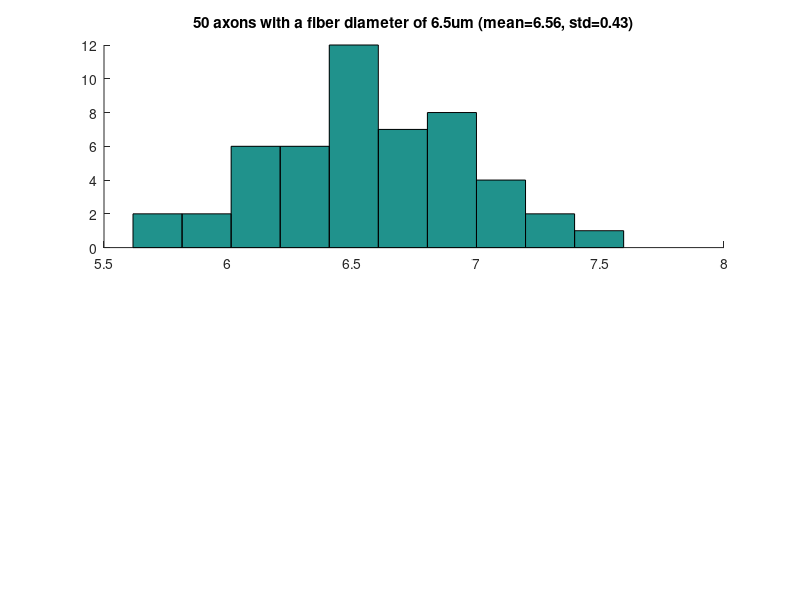

Here is the MATLAB script that generated this plot: (Note: this script raises an error after producing the figure.)
% BME 515 HW 3 Part 3 - Compound Nerve Action Potential (CNAP)
% Version 2 - Speed Optimization
% 30-Oct-2014 (blh19)

clear; clc; format short g; tic
addpath Data

%% define parameters for a bundle of virtual axons
% D = [6.5 0.80];
% stdev = [0.47 0.09];
D = [6.5 19.8];
stdev = [0.47 std([18.7 19.3 20.1 18.4 16.2 20.6 21.0 20.8 22.5 20.6])];
s = rng(0); % random seed generator
noaxons = 50;
fiberDlist = 2:2:20;
nodelength = 1; % (um)

% distribution of fiber diameters
dist = bsxfun(@times,stdev,randn(noaxons,1));
dist = bsxfun(@plus,dist,D);

%% create histogram
figure; clf; hold on
subplot(2,1,1); hold on
hist(dist(:,1))
title(sprintf('%g axons with a fiber diameter of %gum (mean=%.2f, std=%.2f)',...
    noaxons,D(1),mean(dist(:,1)),std(dist(:,1))))
setfont(18)

subplot(2,1,2); hold on
title(sprintf('%g axons with a fiber diameter of %gum (mean=%.2f, std=%.2f)',...
    noaxons,D(2),mean(dist(:,2)),std(dist(:,2))))
hist(dist(:,2))
setfont(18)

% print -dpng bme515_hw3_partA
close;

%% peak positive current trendline
% calculate trendline
for k = 1:length(fiberDlist)
    D = fiberDlist(k);
    fid = sprintf('part1_%gum.txt',D);
    Im(:,k) = fileload(fid) * (nodelength*pi*D) * 1e-8; % (mA/cm^2) * (um)^2 -> (mA)
end
PIm = polyfit(fiberDlist,max(Im),1);

%% conduction velocity trendline
data = fileload('part2.txt');
data = reshape(data,2,numel(data)/2)';
Pcv = polyfit(data(:,1),data(:,2),1);

%% create bundle of virtual axons
nonodes = 151;

% anonymous function for absolute node locations
nodelocations = @(INL) 0:INL+nodelength:(INL+nodelength)*(nonodes-1);

% reshape distribution of fiber diameters
dist = reshape(dist,numel(dist),1);

% node locations of all axons
% output (array) is not the same size as input (vector)
% output size should be noaxons x nonodes
% locs = cell2mat(arrayfun(nodelocations,dist*100,'uni',0));

%% electrode parameters
k = 10*1e3; % inter-electrode spacing (mm -> um)
Re = 500; % extracellular resistivity (ohm-cm)
d = 1*1e3; % perpendicular electrode-fiber distance (mm->um)
xrec = 15e3; % (mm)
noelecs = 3;
nodist = 2;

%% time parameters
tdel = 1;
pw = 1;
tstop = 20; % (ms)
dt = 0.02; % (ms)
tvec = 0:dt:tstop-dt;

%% create AP Im profile
ks = [10 25 50] * 1e3;

for ii = 1:length(ks)
    k = ks(ii);
    
    % summed voltage for each tripole contact for all time (no_tpts x noelecs)
    Vsum = zeros(numel(tvec),noelecs);
    
    % select axon
    %     for axno=1:noaxons
    for axno=noaxons+1:2*noaxons
        
        % axon-dependent parameters
        D     = dist(axno);
        INL   = D*100+nodelength;
        Axon  = nodelocations(INL);
        Laxon = max(Axon); % (um)
        
        % find AP profile of Im of closest fiber diameter
        [y,i] = min(abs(fiberDlist-D));
        closestD = fiberDlist(i);
        fid = sprintf('part1_%gum.txt',closestD);
        
        % scale Im using peak positive current trendline
        Im = Im/max(Im) * polyval(PIm,D);
        
        % determine conduction velocity using trendline
        CV = polyval(Pcv,D) * 1e3; % (m/s) -> (um/ms)
        
        % isolate AP part of Im
        % AP = (Im > 5e-10) + (Im < -1e-10);
        AP = (Im > 0.005*abs(max(Im))) + (Im < -0.001*abs(max(Im)));
        AP(tdel/dt:(tdel+pw)/dt) = 0;
        Im_sub = Im(AP>0)';
        
        % calculate distance from all axon nodes to the three recording contacts
        node2v = @(xn,xv) sqrt( (xn-xv).^2 + d^2);
        xlocs = [xrec-k xrec xrec+k]; % absolute x-dist (um)
        r = bsxfun(node2v,repmat(Axon',[1 3]),xlocs); % size of 152x3 (nonodes x noelecs)
        
        % calculate times when AP will hit each NoR
        n2ntime = INL/CV; % node to node time (ms)
        %         fprintf(sprintf('D=%1.3f um \t INL=%.4g um \t CV=%4.1f um/ms \t N2N=%g ms\n',...
        %             D,INL,CV,n2ntime))
        nodetimes = 0:n2ntime:(nonodes-1)*n2ntime;
        nodetimes_ind = floor(nodetimes/dt); % time index at which AP vector starts
        nodetimes_ind(1) = 1; % set AP to start at node 1 at time index 1
        
        % insert Im for all nodes at all time points for a single axon
        Im_allnodes = zeros(numel(tvec),nonodes); % (no_tpts x nonodes)
        for a=1:length(nodetimes_ind)
            Im_allnodes(nodetimes_ind(a):nodetimes_ind(a)+numel(Im_sub)-1,a) = Im_sub';
        end
        
        % calculate phi for all nodes at all time points for a single axon
        % phi should be (noelecs x nonodes x no_tpts)
        %     potential = @(Im,rdist) 4*pi*Re.*rdist.*Im/1e4;
        potential = @(Im,rdist) Im*Re ./ (1e4*4*pi.*rdist);
        for a=1:noelecs
            thisDist = r(:,a);
            phi{a,1} = bsxfun(potential,Im_allnodes,thisDist')';
        end
        
        % sum phi over all nodes for all time points for a single axon
        V = cell2mat(cellfun(@sum,phi,'uni',0))';
        Vsum = Vsum + V;
    end
    
    % calculate net voltage
    Vnet(:,ii) = Vsum(:,2) - (Vsum(:,1)+Vsum(:,3))/2;
end

%% plot phi lines (debugging)
if true
    figure; hold on
%     for ii = 1:numel(ks)
%         subplot(3,1,ii); hold on
%         plot(tvec,Vnet(:,ii),'k')
%         title(sprintf('Recording at %gmm (k=%gmm)',xrec*1e-3,ks(ii)*1e-3))
%         xlabel('Time (ms)'); ylabel({'Net Recorded','Voltage (V)'}); setfont(18)
%     end

    plot(tvec,Vnet(:,1),'k')
    plot(tvec,Vnet(:,2),'b')
    plot(tvec,Vnet(:,3),'r')
    title(sprintf('Recording at %gmm (k=%gmm)',xrec*1e-3,ks(ii)*1e-3))
    xlabel('Time (ms)'); ylabel({'Net Recorded','Voltage (V)'}); setfont(18)

    print('-dpng','bme515_hw3_part3Bf')
end

%% timing
toc